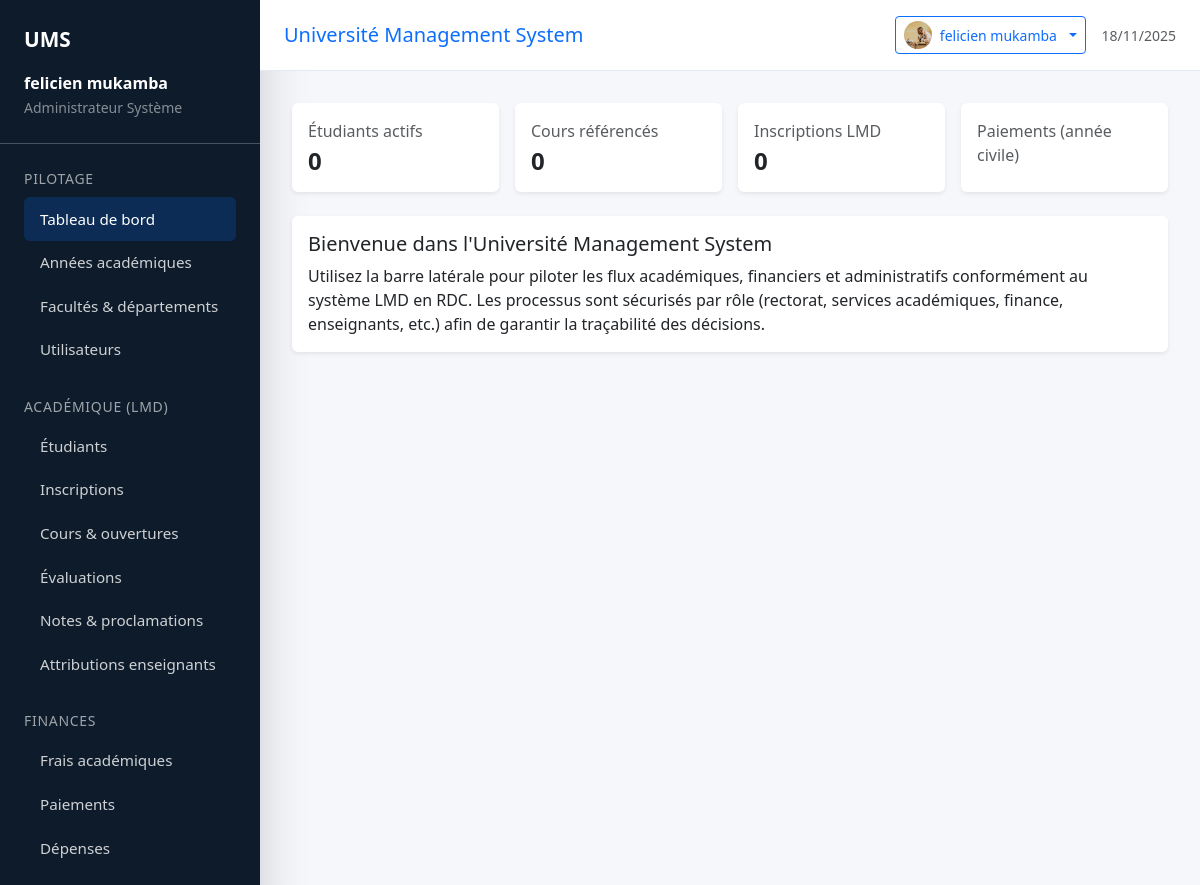
The page / (signed in) on the database its author committed.
### users/models.py (models this page shows, shortened)
class User(AbstractUser):
    ROLE_CHOICES = (
        ('ADMIN', 'Administrateur Système'),
        ('RECTORAT', 'Rectorat/Direction'),
        ('FINANCE', 'Service Financier'),
        ('ACADEMIC', 'Service Académique/Secrétariat'),
        ('PROFESSOR', 'Professeur/Enseignant'),
        ('STUDENT', 'Étudiant'),
        ('STAFF', 'Personnel Support'),
    )
    email = models.EmailField(_('Adresse email'), unique=True)
    first_name = models.CharField(_('Prénom'), max_length=150, blank=True)
    last_name = models.CharField(_('Nom'), max_length=150, blank=True)
    avatar = models.ImageField(
        _('Avatar'),
        upload_to='avatars/',
        null=True,
        blank=True
    )
    role = models.CharField(
        _('Rôle'),
        max_length=50,
        choices=ROLE_CHOICES,
        default='STUDENT'
    )
    username = models.CharField(
        _('Nom d\'utilisateur'),
        max_length=150,
        unique=True,
        blank=True,
        null=True,
    )
    objects = CustomUserManager()
    USERNAME_FIELD = 'email'
    REQUIRED_FIELDS = ['first_name', 'last_name', 'role']
    class Meta:
        verbose_name = _('utilisateur')
        verbose_name_plural = _('utilisateurs')
    def get_full_name(self):
        if self.first_name and self.last_name:
            return f"{self.first_name} {self.last_name}"
        return self.email
    def get_role_display(self):
        return dict(self.ROLE_CHOICES).get(self.role, self.role)

### core/views.py (the view)
# urls.py: path("", views.DashboardView.as_view(), name="dashboard"),
class DashboardView(RolePermissionMixin, TemplateView):
    template_name = "core/dashboard.html"
    allowed_roles = RoleGroups.ALL_STAFF

### courses/templatetags/courses_tags.py (called while the page is built)
@register.simple_tag
def total_courses():
    return Course.objects.count()

### enrollment/templatetags/enrollment_tags.py (called while the page is built)
@register.simple_tag
def total_enrollments():
    return Enrollment.objects.count()

### students/templatetags/students_tags.py (called while the page is built)
@register.simple_tag
def total_students():
    return Student.objects.count()

### ums/mixins.py (called while the page is built)
    def has_role_permission(self) -> bool:
        if self.allowed_roles is None:  # aucune restriction
            return True
        user = self.request.user
        if getattr(user, "is_superuser", False):
            return True
        user_role = getattr(user, "role", None)
        return user_role in self.allowed_roles

    def dispatch(self, request, *args, **kwargs):
        if not self.has_role_permission():
            raise PermissionDenied("Vous n'avez pas les autorisations nécessaires.")
        return super().dispatch(request, *args, **kwargs)

### core/templates/core/dashboard.html (shortened to what this page needs)
{% extends "base.html" %}
{% block hero %}
    {% include "partials/kpi_cards.html" %}
{% endblock %}
{% block content %}
    <div class="row">
        <div class="col-12">
            <div class="card shadow-sm border-0">
                <div class="card-body">
                    <h5 class="card-title">Bienvenue dans l'Université Management System</h5>
                    <p class="card-text">
                        Utilisez la barre latérale pour piloter les flux académiques, financiers et administratifs
                        conformément au système LMD en RDC. Les processus sont sécurisés par rôle (rectorat,
                        services académiques, finance, enseignants, etc.) afin de garantir la traçabilité des décisions.
                    </p>
                </div>
            </div>
        </div>
    </div>
{% endblock %}

### templates/base.html (shortened to what this page needs)
{% load static %}
{% load core_tags students_tags courses_tags enrollment_tags fees_tags payments_tags expenses_tags grades_tags staff_tags assessments_tags users_tags %}
<!DOCTYPE html>
<html lang="fr">
<head>
    <link href="https://cdn.jsdelivr.net/npm/bootstrap@5.3.3/dist/css/bootstrap.min.css" rel="stylesheet">
    <link rel="stylesheet" href="https://cdn.jsdelivr.net/npm/bootstrap-icons@1.11.0/font/bootstrap-icons.css">
</head>
<body class="sidebar-collapsed">
    <div class="layout">
        <aside class="sidebar shadow-lg text-white">
            <div class="p-4 border-bottom border-light border-opacity-25">
                <div class="brand d-flex align-items-center justify-content-between">
                    <a href="{% url 'core:dashboard' %}" class="text-white text-decoration-none">UMS</a>
                </div>
                <div class="mt-3">
                    <p class="mb-0 fw-semibold">{{ request.user.get_full_name|default:request.user.email }}</p>
                    <small class="text-white-50">{{ request.user.get_role_display|default:"Profil" }}</small>
                </div>
            </div>
            <div class="p-4 flex-grow-1 overflow-auto sidebar-nav">
                <div class="sidebar-section">
                    <small class="d-block mb-2">Pilotage</small>
                    <a href="{% url 'core:dashboard' %}" class="{% if request.path == '/' %}active{% endif %}">Tableau de bord</a>
                    <a href="{% url 'core:academic_year_list' %}" class="{% if 'academic-years' in request.path %}active{% endif %}">Années académiques</a>
                    <a href="{% url 'core:faculty_list' %}" class="{% if 'facult' in request.path %}active{% endif %}">Facultés & départements</a>
                    <a href="{% url 'users:user_list' %}" class="{% if 'users' in request.path %}active{% endif %}">Utilisateurs</a>
                </div>
                <div class="sidebar-section">
                    <small class="d-block mb-2">Académique (LMD)</small>
                    <a href="{% url 'students:student_list' %}" class="{% if 'students' in request.path %}active{% endif %}">Étudiants</a>
                    <a href="{% url 'enrollment:enrollment_list' %}" class="{% if 'enrollment' in request.path %}active{% endif %}">Inscriptions</a>
                    <a href="{% url 'courses:course_list' %}" class="{% if 'courses' in request.path %}active{% endif %}">Cours & ouvertures</a>
                    <a href="{% url 'assessments:type_list' %}" class="{% if 'assessments' in request.path %}active{% endif %}">Évaluations</a>
                    <a href="{% url 'grades:grade_list' %}" class="{% if 'grades' in request.path %}active{% endif %}">Notes & proclamations</a>
                    <a href="{% url 'staff:assignment_list' %}" class="{% if 'staff' in request.path %}active{% endif %}">Attributions enseignants</a>
                </div>
                <div class="sidebar-section">
                    <small class="d-block mb-2">Finances</small>
                    <a href="{% url 'fees:academic_fee_list' %}" class="{% if 'fees' in request.path %}active{% endif %}">Frais académiques</a>
                    <a href="{% url 'payments:payment_list' %}" class="{% if 'payments' in request.path %}active{% endif %}">Paiements</a>
                    <a href="{% url 'expenses:expense_list' %}" class="{% if 'expenses' in request.path %}active{% endif %}">Dépenses</a>
                </div>
            </div>
        </aside>
        <div class="main">
            <header class="topbar d-flex align-items-center justify-content-between">
                <div class="d-flex align-items-center gap-3">
                    {% block page_heading %}
                        {% if page_title %}
                            <h1 class="h5 mb-0 text-primary">{{ page_title }}</h1>
                        {% else %}
                            <h1 class="h5 mb-0 text-primary">Université Management System</h1>
                        {% endif %}
                    {% endblock %}
                </div>
                <div class="d-flex align-items-center gap-3">
                    {% if user.is_authenticated %}
                        <div class="dropdown">
                            <button class="btn btn-outline-primary btn-sm dropdown-toggle d-flex align-items-center gap-2" type="button" id="userMenu" data-bs-toggle="dropdown" aria-expanded="false">
                                {% if user.avatar %}
                                    <img src="{{ user.avatar.url }}" alt="Avatar" class="rounded-circle" style="width: 28px; height: 28px; object-fit: cover;">
                                {% else %}
                                    <i class="bi bi-person-circle"></i>
                                {% endif %}
                                <span class="d-none d-md-inline">{{ user.get_full_name|default:user.email|truncatechars:20 }}</span>
                            </button>
                        </div>
                    {% else %}
                        <a href="{% url 'users:login' %}" class="btn btn-primary btn-sm">
                            <i class="bi bi-box-arrow-in-right me-1"></i>Connexion
                        </a>
                    {% endif %}
                    <div class="text-muted small text-end d-none d-md-block">
                        <div>{% now "d/m/Y" %}</div>
                    </div>
                </div>
            </header>
            <main class="content">
                {% block hero %}{% endblock %}
                {% block content %}{% endblock %}
            </main>
        </div>
    </div>
</body>
</html>

### templates/base.html (style rules this page uses)
body { min-height: 100vh; background-color: #f5f7fb; }
.layout { display: flex; min-height: 100vh; }
.sidebar { width: 260px; background: #0d1b2a; color: #fff; display: flex; flex-direction: column; transition: transform .3s ease; }
.sidebar .brand { font-weight: 600; font-size: 1.3rem; }
.sidebar a { color: rgba(255,255,255,.8); text-decoration: none; }
.sidebar a.active, .sidebar a:hover { color: #fff; }
.sidebar-nav a { padding: .65rem 1rem; border-radius: .35rem; display: block; font-size: .95rem; }
.sidebar-nav a.active, .sidebar-nav a:hover { background: rgba(13,110,253,.2); }
.sidebar-section { margin-bottom: 1.5rem; }
.sidebar-section small { text-transform: uppercase; opacity: .6; letter-spacing: .05em; }
.main { flex: 1; display: flex; flex-direction: column; }
.topbar { background: #fff; border-bottom: 1px solid #e4e9f2; padding: 1rem 1.5rem; }
.content { flex: 1; padding: 2rem; }

### rows shown on the page
User: user.get_full_name "felicien mukamba", user.role "Administrateur Système", avatar (picture), get_full_name "felicien mukamba"
